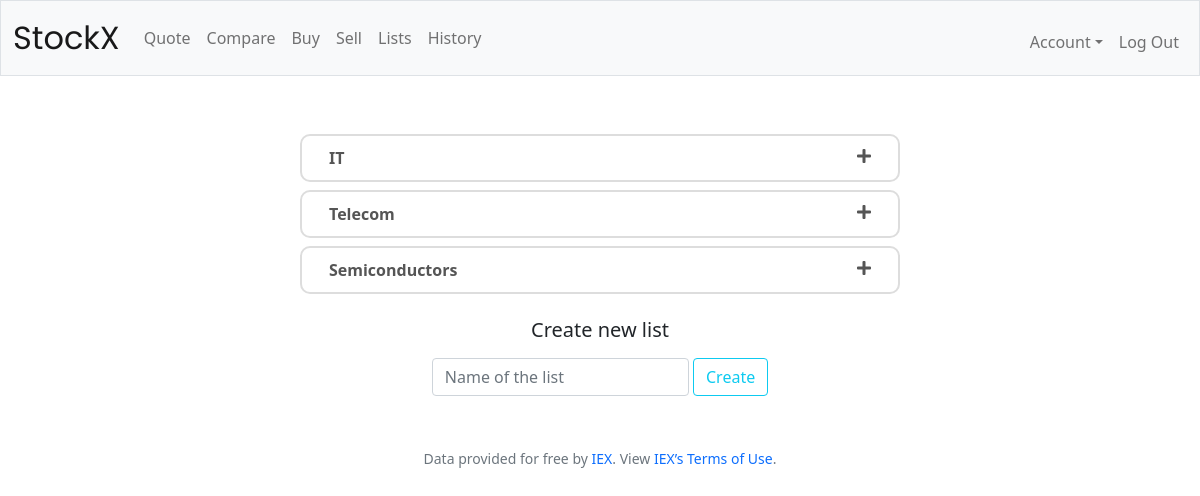
The page /lists (signed in) on the database its author committed.
### application/models.py (models this page shows, shortened)
class Lists(db.Model):
    id = db.Column(db.Integer(), primary_key=True)
    name = db.Column(db.String(15), nullable=False)
    user_id = db.Column(db.Integer(), db.ForeignKey('users.id'), nullable=False)
    assets = db.relationship('Favourites', backref='lists', lazy=True)

### application/views.py (the view)
@app.route("/lists", methods=["GET", "POST"])
@login_required
def lists():
    form = CreateList()
    lists = Lists.query.filter_by(user_id=current_user.id).all()
    if form.validate_on_submit():
        lists = Lists()
        lists.new_list(current_user, form.name.data)
        flash(f'Successfully created new list', category='success')
        return redirect(url_for('lists'))
    return render_template("lists.html", lists=lists, form=form)

### application/forms.py
class CreateList(FlaskForm):
    name = StringField(validators=[Length(min=2, max=15), DataRequired()])
    submit = SubmitField('Create')

### application/models.py (called while the page is built)
@login_manager.user_loader
def load_user(user_id):
    return Users.query.get(int(user_id))

### application/templates/lists.html (shortened to what this page needs)
{% extends "layout.html" %}
{% block main %}
{% if lists %}
	<div class="accordion-container">
		{% for list in lists %}
			<div class="set mb-2">
				<a href="#">
				<div class="container">
					<div class="row">
					<div class="col-8">
						{{ list.name }}
					</div>
					<div class="col-4 ">
						<i id="plus" class="fa fa-plus"></i>
					</div>
					</div>
				</div>
				</a>
			</div>
		{% endfor %}
	</div>
	<div class="container mt-4">
		<h5 class="my-3">Create new list</h5>
		{% include 'newlist_form.html' %}
	</div>
{% else %}
    <p class="mt-2" >You don't have lists yet! lets create a new one.</p>
    {% include 'newlist_form.html' %}
{% endif %}
{% endblock %}

### application/static/styles.css (style rules this page uses)
main .form-control { display: inline-block; width: auto; }
.accordion-container { position: relative; max-width: 600px; height: auto; margin: 10px auto; }
.set { position: relative; width: 100%; height: auto; background-color: #fff; }
.set > a { display: block; border-radius: 10px; padding: 10px 15px; text-decoration: none; text-align: left; color: #555; font-weight: 600; border: 2px solid #ddd; -webkit-transition:all 0.2s linear; -moz-transition:all 0.2s linear; transition:all 0.2s linear; }
.set > a i { float: right; margin-top: 2px; }

### rows shown on the page
Lists: name "IT"
Lists: name "Telecom"
Lists: name "Semiconductors"
